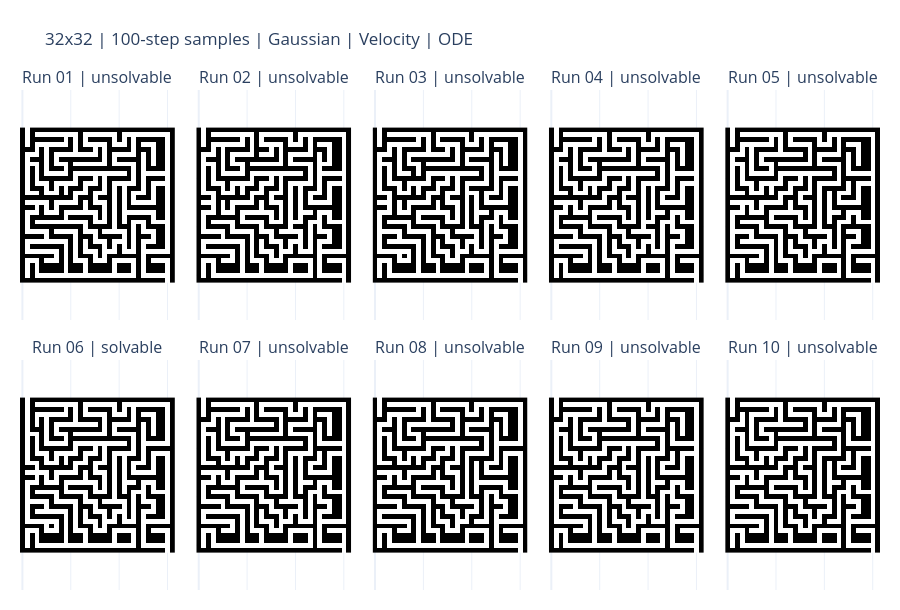
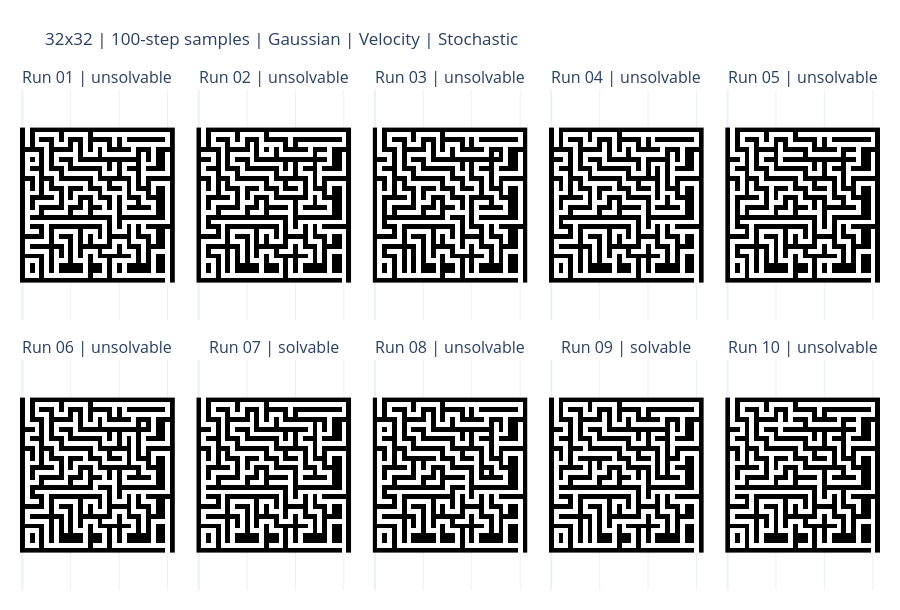
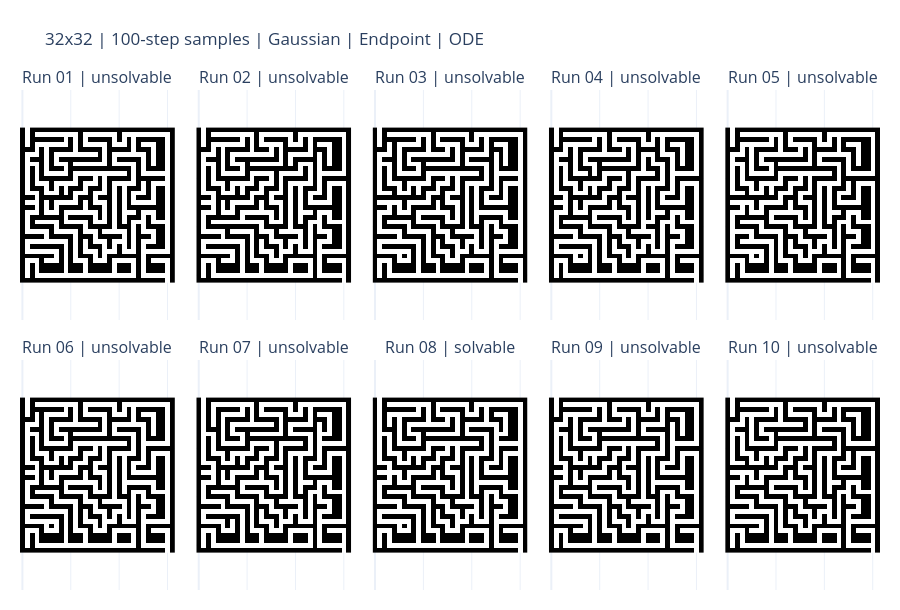
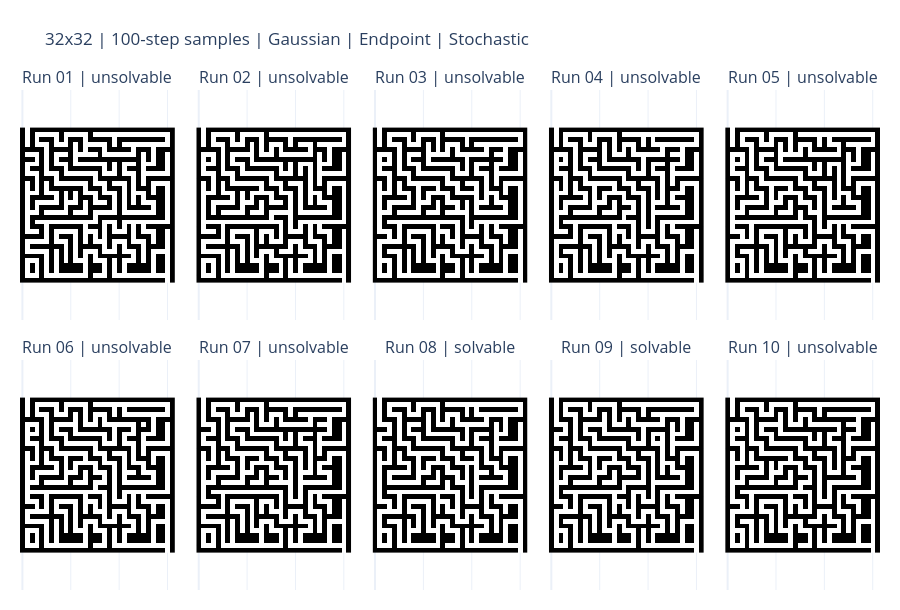

Source (notebook cell) for these figures, in order:
### Markdown cell above
## 6. Generated examples and benchmarks: initialization × objective × sampler

Compare six combinations: Gaussian start with velocity or endpoint-residual training, each sampled by ODE or stochastic SDE; and singular black start with the two stochastic-bridge objectives. Every run uses 100 steps. Evaluate 32×32 and 64×64 mazes with shared Gaussian starts or the exact black grid, and common seeded Gaussian increments across model replicates.

### Gaussian-start sampling

For $x_t=(1-t)z+t x_1$ with Gaussian $z$, use the score-corrected SDE:

$$
x_{t+\Delta t}=x_t+\Delta t\left[(1+\lambda t)v_\theta(x_t,t)-\lambda x_t\right]+\sqrt{2\lambda(1-t)\Delta t}\,\epsilon.
$$

`STOCHASTIC_STRENGTH` controls $\lambda$ for these Gaussian models; zero recovers ODE sampling.

### Matched black-start sampling

Use the drift and $\lambda_b$ learned in Section 4.1, with fresh Gaussian noise at every step. At time $t$, infer $\widehat{x}_1$ from the network drift, freeze that endpoint during the step, and let $u=t+\Delta t$:

$$
\widehat m_s=(1-s)b+s\widehat{x}_1,\qquad
x_u=\widehat m_u+\sqrt{\frac{1-u}{1-t}}(x_t-\widehat m_t)
+\sqrt{2\lambda_b(1-u)\Delta t}\,\epsilon.
$$

This is the exact conditional transition for a fixed known endpoint; freezing a learned endpoint gives a finite-step approximation to the learned SDE. It has the learned drift in the small-step limit. The first step introduces the bridge variance $2\lambda_b\Delta t(1-\Delta t)$; the final step removes the bridge noise and returns $\widehat{x}_1$. The bridge noise strength comes from its training checkpoint and is independent of the Gaussian sampler setting.

Cache generated mazes for all later metrics and show one final sample per trained model. The following cell shows a six-frame trajectory for each combination.

### Code cell
N_METRIC_SAMPLES = 128
GENERATION_STEPS = 100
ODE_STEPS = GENERATION_STEPS
STOCHASTIC_STRENGTH = 1.0
METRIC_BATCH_SIZE = 16
EVALUATION_MAZE_SIZES = tuple(dict.fromkeys((MAZE_SIZE, 64)))
SAMPLERS = ("ode", "stochastic")
BENCHMARK_GROUPS = (
    ("gaussian", "velocity", "ode"),
    ("gaussian", "velocity", "stochastic"),
    ("gaussian", "endpoint_residual", "ode"),
    ("gaussian", "endpoint_residual", "stochastic"),
    ("singular_black", "velocity", "stochastic"),
    ("singular_black", "endpoint_residual", "stochastic"),
)
BENCHMARK_LABELS = {
    ("gaussian", "velocity", "ode"): "Gaussian | Velocity | ODE",
    ("gaussian", "velocity", "stochastic"): "Gaussian | Velocity | Stochastic",
    ("gaussian", "endpoint_residual", "ode"): "Gaussian | Endpoint | ODE",
    ("gaussian", "endpoint_residual", "stochastic"): "Gaussian | Endpoint | Stochastic",
    ("singular_black", "velocity", "stochastic"): "Black bridge | Drift | Stochastic",
    (
        "singular_black",
        "endpoint_residual",
        "stochastic",
    ): "Black bridge | Endpoint | Stochastic",
}
BENCHMARK_TICKS = {
    group: label.replace(" | ", "<br>") for group, label in BENCHMARK_LABELS.items()
}
BENCHMARK_COLORS = {
    ("gaussian", "velocity", "ode"): "#4263eb",
    ("gaussian", "velocity", "stochastic"): "#0891b2",
    ("gaussian", "endpoint_residual", "ode"): "#e76f00",
    ("gaussian", "endpoint_residual", "stochastic"): "#c02675",
    ("singular_black", "velocity", "stochastic"): "#159447",
    ("singular_black", "endpoint_residual", "stochastic"): "#8b5cf6",
}


@torch.no_grad()
def sample_flow(
    candidate,
    initial_state,
    steps=GENERATION_STEPS,
    sampler="ode",
    stochastic_strength=STOCHASTIC_STRENGTH,
    initialization="gaussian",
    generator=None,
    capture_steps=None,
):
    if steps < 1 or int(steps) != steps:
        raise ValueError("steps must be a positive integer")
    if sampler not in SAMPLERS:
        raise ValueError(f"Unknown sampler: {sampler}")
    if initialization not in ("gaussian", "singular_black"):
        raise ValueError(f"Unknown initialization: {initialization}")
    if not np.isfinite(stochastic_strength) or stochastic_strength < 0:
        raise ValueError("stochastic_strength must be finite and nonnegative")
    bridge_strength = None
    black = None
    if initialization == "singular_black":
        if sampler != "stochastic":
            raise ValueError(
                "The singular bridge requires its matched stochastic sampler"
            )
        if getattr(candidate, "singular_path_version", None) != SINGULAR_PATH_VERSION:
            raise ValueError(
                "Train or load the new stochastic-bridge models before sampling"
            )
        bridge_strength = float(candidate.singular_bridge_strength)
        if not np.isfinite(bridge_strength) or bridge_strength <= 0:
            raise ValueError("The trained bridge strength must be finite and positive")
        black = binary_embeddings[0].to(initial_state).view(1, EMBEDDING_DIM, 1, 1)
        if not torch.equal(initial_state, black.expand_as(initial_state)):
            raise ValueError(
                "The singular bridge must start from the exact black embedding grid"
            )
    candidate.eval()
    state = initial_state.detach().clone()
    dt = 1.0 / steps
    capture_steps = set(capture_steps or ())
    trajectory = {0: state.detach().clone()} if 0 in capture_steps else {}
    for step in range(steps):
        t = step / steps
        times = torch.full(
            (state.shape[0],),
            t * TIME_EMBEDDING_SCALE,
            device=state.device,
            dtype=state.dtype,
        )
        prediction = candidate(state, times)
        if initialization == "singular_black":
            # Exact conditional bridge step with the inferred endpoint held fixed.
            u = (step + 1) / steps
            remaining = 1.0 - t
            next_remaining = 1.0 - u
            endpoint = singular_endpoint_from_drift(state, prediction, t, black)
            mean_t = remaining * black + t * endpoint
            mean_u = next_remaining * black + u * endpoint
            if next_remaining == 0.0:
                state = endpoint
            else:
                epsilon = torch.randn(
                    state.shape,
                    generator=generator,
                    device=state.device,
                    dtype=state.dtype,
                )
                state = (
                    mean_u
                    + np.sqrt(next_remaining / remaining) * (state - mean_t)
                    + np.sqrt(2.0 * bridge_strength * next_remaining * dt) * epsilon
                )
        elif sampler == "stochastic" and stochastic_strength > 0:
            epsilon = torch.randn(
                state.shape, generator=generator, device=state.device, dtype=state.dtype
            )
            drift = (
                1.0 + stochastic_strength * t
            ) * prediction - stochastic_strength * state
            noise = np.sqrt(2.0 * stochastic_strength * (1.0 - t) * dt) * epsilon
            state = state + dt * drift + noise
        else:
            state = state + dt * prediction
        completed_step = step + 1
        if completed_step in capture_steps:
            trajectory[completed_step] = state.detach().clone()
    if capture_steps:
        return state, trajectory
    return state


def benchmark_progress(description, total):
    progress = widgets.IntProgress(
        value=0,
        min=0,
        max=total,
        description=description,
        bar_style="info",
        style={"description_width": "initial"},
        layout=widgets.Layout(width="100%"),
    )
    display(progress)
    return progress


if N_METRIC_SAMPLES < 1 or METRIC_BATCH_SIZE < 1:
    raise ValueError("Sample count and batch size must be positive")
if STOCHASTIC_STRENGTH < 0 or not np.isfinite(STOCHASTIC_STRENGTH):
    raise ValueError("STOCHASTIC_STRENGTH must be finite and nonnegative")
benchmark_config = {
    "steps": GENERATION_STEPS,
    "stochastic_strength": STOCHASTIC_STRENGTH,
    "singular_bridge_strength": SINGULAR_BRIDGE_STRENGTH,
    "singular_path_version": SINGULAR_PATH_VERSION,
    "samples_per_model": N_METRIC_SAMPLES,
    "batch_size": METRIC_BATCH_SIZE,
}
evaluation_initial_states_by_size = {}
solvability_results_by_size = {}
n_batches = int(np.ceil(N_METRIC_SAMPLES / METRIC_BATCH_SIZE))
n_runs = sum(
    sum(
        1
        for name in models
        if MODEL_META[name]["initialization"] == initialization
        and MODEL_META[name]["objective"] == objective
    )
    for initialization, objective, _sampler in BENCHMARK_GROUPS
)
evaluation_progress = benchmark_progress(
    "Generate benchmark samples", n_runs * len(EVALUATION_MAZE_SIZES) * n_batches
)
for maze_size in EVALUATION_MAZE_SIZES:
    evaluation_rng = torch.Generator(device=DEVICE).manual_seed(SEED + 501 + maze_size)
    initial_states = torch.randn(
        N_METRIC_SAMPLES,
        EMBEDDING_DIM,
        maze_size,
        maze_size,
        generator=evaluation_rng,
        device=DEVICE,
        dtype=binary_embeddings.dtype,
    )
    evaluation_initial_states_by_size[maze_size] = initial_states
    black_start = (
        binary_embeddings[0]
        .view(1, EMBEDDING_DIM, 1, 1)
        .expand(N_METRIC_SAMPLES, EMBEDDING_DIM, maze_size, maze_size)
        .contiguous()
    )
    results_at_size = {}
    for initialization, objective, sampler in BENCHMARK_GROUPS:
        candidates = [
            (name, candidate)
            for name, candidate in models.items()
            if MODEL_META[name]["initialization"] == initialization
            and MODEL_META[name]["objective"] == objective
        ]
        starts = initial_states if initialization == "gaussian" else black_start
        for name, candidate in candidates:
            generated_batches = []
            for batch_index, start in enumerate(
                range(0, N_METRIC_SAMPLES, METRIC_BATCH_SIZE)
            ):
                step_rng = torch.Generator(device=DEVICE).manual_seed(
                    SEED + 100_003 * maze_size + 1009 * batch_index
                )
                continuous = sample_flow(
                    candidate,
                    starts[start : start + METRIC_BATCH_SIZE],
                    steps=GENERATION_STEPS,
                    sampler=sampler,
                    stochastic_strength=STOCHASTIC_STRENGTH,
                    initialization=initialization,
                    generator=step_rng,
                )
                generated_batches.append(
                    torch.einsum("bdhw,kd->bkhw", continuous, binary_embeddings)
                    .argmax(dim=1)
                    .cpu()
                    .numpy()
                    .astype(np.uint8)
                )
                evaluation_progress.value += 1
            generated_mazes = np.concatenate(generated_batches, axis=0)
            solved = np.asarray(
                [solvability_rate([maze]) == 1.0 for maze in generated_mazes]
            )
            run_key = f"{name}/{sampler}"
            results_at_size[run_key] = {
                "model": name,
                "objective": objective,
                "replicate": MODEL_META[name]["replicate"],
                "initialization": initialization,
                "sampler": sampler,
                "bridge_strength": getattr(candidate, "singular_bridge_strength", None),
                "path_version": MODEL_META[name].get("path_version", "gaussian_linear"),
                "solvable": solved,
                "mazes": generated_mazes,
                "rate": float(solved.mean()),
            }
    solvability_results_by_size[maze_size] = results_at_size
evaluation_progress.bar_style = "success"

for maze_size in EVALUATION_MAZE_SIZES:
    results = solvability_results_by_size[maze_size]
    for group in BENCHMARK_GROUPS:
        initialization, objective, sampler = group
        group_results = [
            (key, result)
            for key, result in results.items()
            if result["initialization"] == initialization
            and result["objective"] == objective
            and result["sampler"] == sampler
        ]
        n_cols = 5
        n_rows = int(np.ceil(len(group_results) / n_cols))
        titles = [
            f"Run {result['replicate']:02d} | "
            f"{'solvable' if result['solvable'][0] else 'unsolvable'}"
            for _key, result in group_results
        ]
        examples_fig = make_subplots(
            rows=n_rows,
            cols=n_cols,
            subplot_titles=titles,
            horizontal_spacing=0.025,
            vertical_spacing=0.08,
        )
        for index, (_key, result) in enumerate(group_results):
            row, col = divmod(index, n_cols)
            examples_fig.add_trace(
                go.Heatmap(
                    z=result["mazes"][0],
                    zmin=0,
                    zmax=1,
                    colorscale=[[0, "black"], [1, "white"]],
                    showscale=False,
                ),
                row=row + 1,
                col=col + 1,
            )
            x_anchor = "x" if index == 0 else f"x{index + 1}"
            examples_fig.update_yaxes(
                scaleanchor=x_anchor,
                scaleratio=1,
                autorange="reversed",
                showticklabels=False,
                row=row + 1,
                col=col + 1,
            )
            examples_fig.update_xaxes(showticklabels=False, row=row + 1, col=col + 1)
        examples_fig.update_layout(
            title=f"{maze_size}x{maze_size} | {GENERATION_STEPS}-step samples | {BENCHMARK_LABELS[group]}",
            template="plotly_white",
            autosize=True,
            height=260 * n_rows + 90,
            margin=dict(l=20, r=20, t=90, b=20),
        )
        examples_fig.show(config={"responsive": True})
